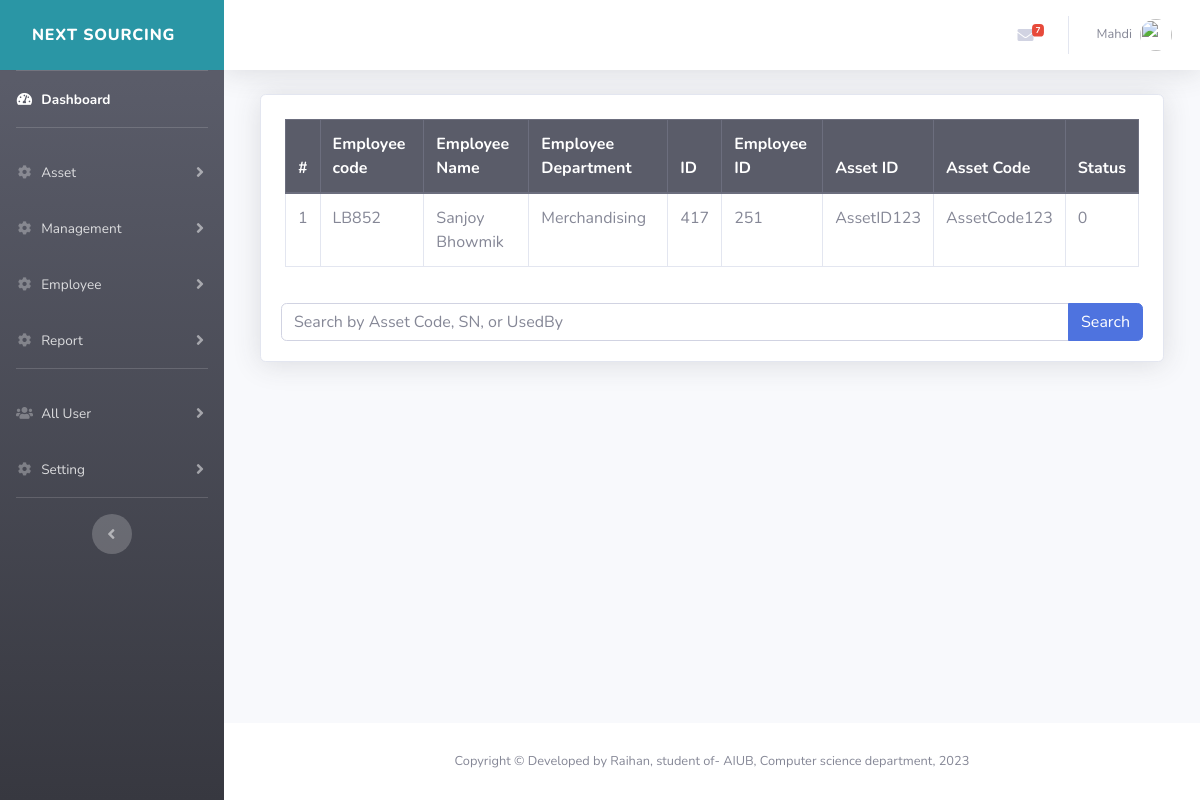
Screenshot of /admin/assign.php (signed in) with the database file from the repository.
### tables this page shows
CREATE TABLE `theme` (
  `id` int(1) NOT NULL,
  `theme` varchar(255) NOT NULL,
  `banner` varchar(18) NOT NULL,
  `rate` int(255) NOT NULL
);

CREATE TABLE `temp` (
  `id` int(254) NOT NULL,
  `emp_id` varchar(254) NOT NULL,
  `emp_code` varchar(254) NOT NULL,
  `emp_name` varchar(254) NOT NULL,
  `emp_dept` varchar(254) NOT NULL,
  `asset_id` varchar(254) NOT NULL,
  `asset_code` varchar(254) NOT NULL,
  `status` int(1) NOT NULL
);

### admin/assign.php (the view, shortened to what this page needs)
<?php include "includes/header.php"; ?>
<div class="container-fluid">
    <div class="col-md-12">
        <div class="card shadow mb-4">
            <?php
            $query = "SELECT * FROM temp ORDER BY id DESC LIMIT 1";
            $result = mysqli_query($connection, $query);
            if ($result) {
                if (mysqli_num_rows($result) > 0) {
                    $row = mysqli_fetch_assoc($result);
                    $i = 1;
                    ?>
                    <div class="container mt-4 col-md-12">
                        <table class="table table-bordered table-hover">
                            <thead class="thead-dark">
                                <tr>
                                    <th>#</th>
                                    <th>Employee code</th>
                                    <th>Employee Name</th>
                                    <th>Employee Department</th>
                                    <th>ID</th>
                                    <th>Employee ID</th>
                                    <th>Asset ID</th>
                                    <th>Asset Code</th>
                                    <th>Status</th>
                                </tr>
                            </thead>
                            <tbody>
                                <tr>
                                    <td><?php echo htmlspecialchars($i); ?></td>
                                    <td><?php echo htmlspecialchars($temp_code = $row['emp_code']); ?></td>
                                    <td><?php echo htmlspecialchars($temp_usedby = $row['emp_name']); ?></td>
                                    <td><?php echo htmlspecialchars($temp_usedbydept = $row['emp_dept']); ?></td>
                                    <td><?php echo htmlspecialchars($temp_id = $row['id']); ?></td>
                                    <td><?php echo htmlspecialchars($temp_usedbyid = $row['emp_id']); ?></td>
                                    <td><?php echo htmlspecialchars($row['asset_id']); ?></td>
                                    <td><?php echo htmlspecialchars($row['asset_code']); ?></td>
                                    <td><?php echo htmlspecialchars($row['status']); ?></td>
                                </tr>
                            </tbody>
                        </table>
                    </div>
                    <?php
                } else {
                    echo "<div class='alert alert-warning'>No records found.</div>";
                }
            } else {
                echo "<div class='alert alert-danger'>Error: " . mysqli_error($connection) . "</div>";
            }
            ?>
<div class="card-body">
    <form action="" method="GET">
        <div class="input-group">
            <input type="text" name="search" class="form-control" placeholder="Search by Asset Code, SN, or UsedBy"
            value="<?php echo isset($_GET['search']) ? htmlspecialchars($_GET['search']) : ''; ?>">
            <div class="input-group-append">
                <button class="btn btn-primary" name="Search" type="submit">Search</button>
            </div>
        </div>
    </form>
        </div>
    </div>
</div>
</div>
</div>
<?php include "includes/footer.php"; ?>

### admin/includes/navbar.php (shortened to what this page needs)
<?php
$query        = "SELECT * FROM theme ";
$select_theme = mysqli_query($connection, $query);
while($row=mysqli_fetch_assoc($select_theme)){
  $theme = $row['theme'];
  $banner = $row['banner'];}
  ?>
  <ul class="navbar-nav bg-gradient-<?php echo $theme;  ?> sidebar sidebar-dark accordion" id="accordionSidebar">
    <a class="bg-info sidebar-brand d-flex align-items-center " href="dashboard.php">
     <div class="sidebar-brand-text mx-3"><?php echo $banner; ?></div>
   </a>
   <hr class="sidebar-divider my-0">
   <li class="nav-item active">
    <a class="nav-link" href="dashboard.php">
      <i class="fas fa-fw fa-tachometer-alt"></i>
      <span>Dashboard</span></a>
    </li>
    <hr class="sidebar-divider">
    <li class="nav-item">
      <a class="nav-link collapsed" href="#" data-toggle="collapse" data-target="#collapsefive2" aria-expanded="true" aria-controls="collapsefive2">
        <i class="fas fa-fw fa-cog"></i>
        <span>Asset</span>
      </a>
    </li>
<li class="nav-item">
  <a class="nav-link collapsed" href="#" data-toggle="collapse" data-target="#collapseParent" aria-expanded="true" aria-controls="collapseParent">
    <i class="fas fa-fw fa-cog"></i>
    <span>Management</span>
  </a>
</li>
<li class="nav-item">
  <a class="nav-link collapsed" href="#" data-toggle="collapse" data-target="#collapsefive" aria-expanded="true" aria-controls="collapsefive">
    <i class="fas fa-fw fa-cog"></i>
    <span>Employee</span>
  </a>
</li>
<li class="nav-item">
  <a class="nav-link collapsed" href="#" data-toggle="collapse" data-target="#collapseSix" aria-expanded="true" aria-controls="collapsefive">
    <i class="fas fa-fw fa-cog"></i>
    <span>Report</span>
  </a>
</li>
<hr class="sidebar-divider">
<li class="nav-item">
  <a class="nav-link collapsed" href="#" data-toggle="collapse" data-target="#alluser" aria-expanded="true" aria-controls="alluser">
    <i class="fas fa-fw fa-users"></i>
    <span>All User</span>
  </a>
</li>
<li class="nav-item">
  <a class="nav-link collapsed" href="#" data-toggle="collapse" data-target="#collapsesix" aria-expanded="true" aria-controls="collapsesix">
    <i class="fas fa-fw fa-cog"></i>
    <span>Setting</span>
  </a>
</li>
<hr class="sidebar-divider d-none d-md-block">
<div class="text-center d-none d-md-inline">
  <button class="rounded-circle border-0" id="sidebarToggle"></button>
</div>
</ul>
<div id="content-wrapper" class="d-flex flex-column">
  <div id="content">
    <nav class="navbar navbar-expand navbar-light bg-white topbar mb-4 static-top shadow">
      <ul class="navbar-nav ml-auto">
    <li class="nav-item dropdown no-arrow mx-1">
      <a class="nav-link dropdown-toggle" href="#" id="messagesDropdown" role="button" data-toggle="dropdown" aria-haspopup="true" aria-expanded="false">
        <i class="fas fa-envelope fa-fw"></i>
        <span class="badge badge-danger badge-counter">7</span>
      </a>
    </li>
    <li class="nav-item dropdown no-arrow">
      <a class="nav-link dropdown-toggle" href="#" id="userDropdown" role="button" data-toggle="dropdown" aria-haspopup="true" aria-expanded="false">
        <span class="mr-2 d-none d-lg-inline text-gray-600 small"><?php echo $_SESSION['fname']; ?></span>
        <img class="img-profile rounded-circle" src="img/users/<?php echo $_SESSION['avater']; ?>">
      </a>
    </li>
  </ul>
</nav>

### rows the page displays
theme: banner "NEXT SOURCING"
temp: emp_code "LB852", emp_name "Sanjoy Bhowmik", emp_dept "Merchandising", id "417", emp "251", asset "AssetID123", asset_code "AssetCode123", status "0"

### other values shown
$_SESSION['fname'] "Mahdi"
$i "1"
